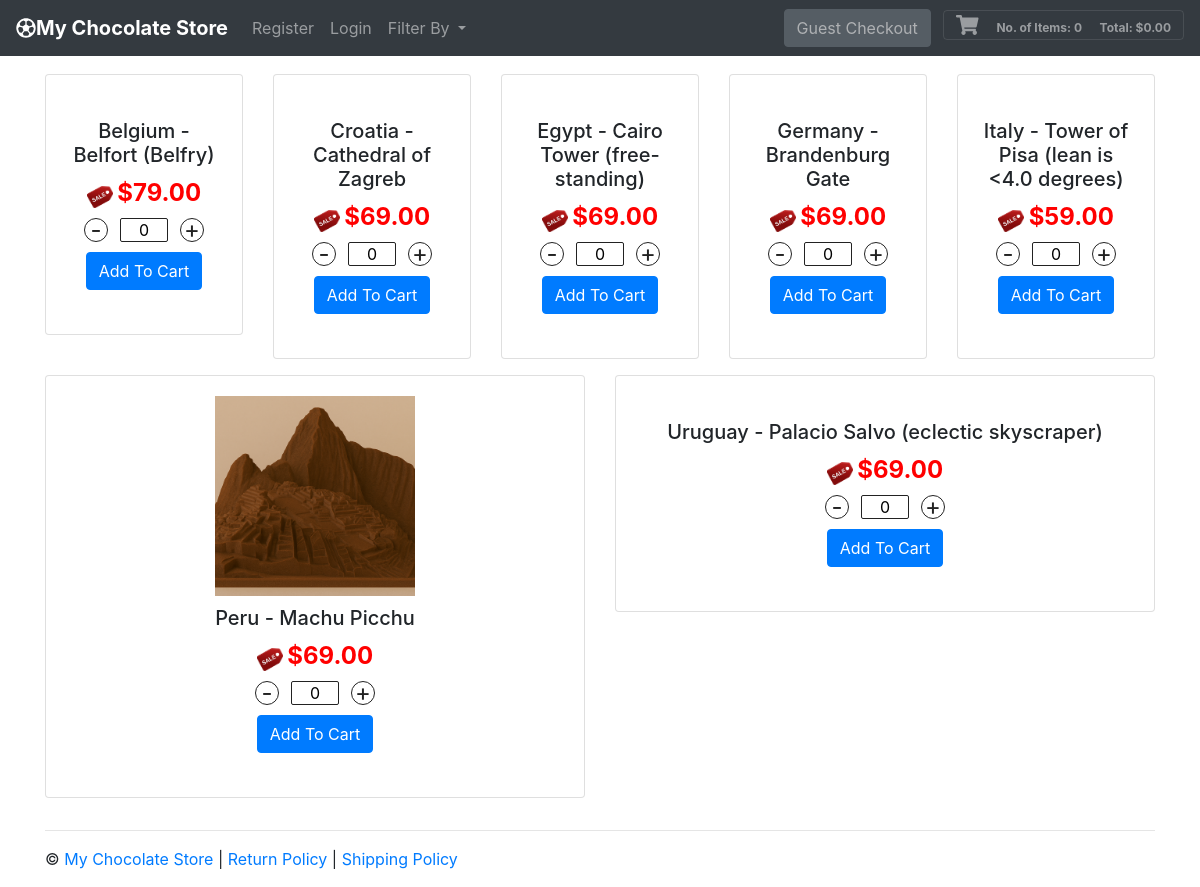
Screenshot of /filter/?sale=1 with the database file from the repository.
### tables this page shows
CREATE TABLE shirts (id integer PRIMARY KEY AUTOINCREMENT NOT NULL, team text, image text, price real, onSale integer, onSalePrice real, kind text, continent text, notes TEXT);

### app.py (the view, shortened to what this page needs)
@app.route("/filter/")
def filter():
    if request.args.get('continent'):
        query = request.args.get('continent')
        shirts = db.execute("SELECT * FROM shirts WHERE continent = :query ORDER BY team ASC", query=query )
    if request.args.get('sale'):
        query = request.args.get('sale')
        shirts = db.execute("SELECT * FROM shirts WHERE onSale = :query ORDER BY team ASC", query=query)
    if request.args.get('id'):
        query = int(request.args.get('id'))
        shirts = db.execute("SELECT * FROM shirts WHERE id = :query ORDER BY team ASC", query=query)
    if request.args.get('kind'):
        query = request.args.get('kind')
        shirts = db.execute("SELECT * FROM shirts WHERE kind = :query ORDER BY team ASC", query=query)
    if request.args.get('price'):
        query = request.args.get('price')
        shirts = db.execute("SELECT * FROM shirts ORDER BY onSalePrice ASC")
    shirtsLen = len(shirts)
    shoppingCart = []
    shopLen = len(shoppingCart)
    totItems, total, display = 0, 0, 0
    return render_template ( "index.html", shirts=shirts, shoppingCart=shoppingCart, shirtsLen=shirtsLen, shopLen=shopLen, total=total, totItems=totItems, display=display)

### templates/index.html (shortened to what this page needs)
{% extends "base.html" %}
{% block body %}
      <div class="row" id="shirtCard">
      {% for i in range(shirtsLen) %}
          <div class="col-sm">
              <div class="card text-center">
                  <div class="card-body">
                    <form action="/buy/" methods="POST">
                      <img src="/static/img/{{shirts[i]["image"]}}" class="shirt" alt="" />
                      <h5 class="card-title">{{shirts[i]["team"]}}</h5>
                      {% if shirts[i]["onSale"] %}
                        <img src="/static/img/sale-icon.png" width="26px" />
                        <h4 class="card-text price" style="color:red; display:inline">{{ '{:,.2f}'.format(shirts[i]["onSalePrice"]) }}</h4>
                      {% else %}
                        <h4 class="card-text price">{{ '{:,.2f}'.format(shirts[i]["price"]) }}</h4>
                      {% endif %}
                      <div class="stepper-input">
                          <span class="decrement target">-</span>
                          <input class="quantity" name="quantity" value='0' />
                          <span class="increment target">+</span>
                      </div>
                      <input type="submit" class="btn btn-primary addToCart" value="Add To Cart" /><br /><br />
                    </form>
                  </div>
              </div>
          </div>
      {% endfor %}
      </div>
    </div>
  </main>
{% endblock %}

### static/css/custom.css (style rules this page uses)
.card { margin-bottom: 1em; }
.price { color: seagreen; font-weight: bold; }
.price:before { content: '$'; }
.shirt { margin-bottom: 10px; width: 200px; }
.stepper-input { display: flex; display: -webkit-flex; color: #222; max-width: 120px; margin: 10px auto; text-align: center; }
.increment, .decrement { height: 24px; width: 24px; border: 1px solid #222; text-align: center; box-sizing: border-box; border-radius: 50%; text-decoration: none; color: #222; font-size: 24px; line-height: 22px; display: inline-block; cursor: pointer; }
.quantity { height: 24px; width: 48px; text-align: center; margin: 0 12px; border-radius: 2px; border: 1px solid #222; }

### rows the page displays
shirts: team "Belgium - Belfort (Belfry)", onSale 1 (drawn), onSalePrice "79.00"
shirts: team "Croatia - Cathedral of Zagreb", onSale 1 (drawn), onSalePrice "69.00"
shirts: team "Egypt - Cairo Tower (free-standing)", onSale 1 (drawn), onSalePrice "69.00"
shirts: team "Germany - Brandenburg Gate", onSale 1 (drawn), onSalePrice "69.00"
shirts: team "Italy - Tower of Pisa (lean is <4.0 degrees)", onSale 1 (drawn), onSalePrice "59.00"
shirts: image (picture), team "Peru - Machu Picchu", onSale 1 (drawn), onSalePrice "69.00"
shirts: team "Uruguay - Palacio Salvo (eclectic skyscraper)", onSale 1 (drawn), onSalePrice "69.00"

### other values shown
{{ totItems }} "0"
{{ '{:,.2f}'.format(total) }} "0.00"
